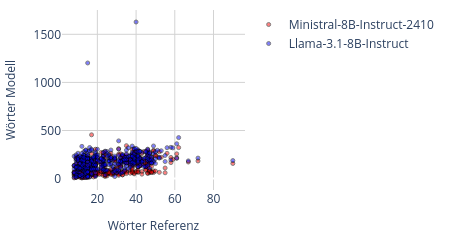

Notebook source saved alongside this figure:
### Markdown cell above
#### Scatter-Plot Anzahl Wörter Modell-/Referenz-Antwort

Gegenüberstellung Anzahl der Wörter zwischen Modell- und Referenz-Antwort als Scatter-Plot

### Code cell
# Scatter-Plot Gegenüberstellung Anzahl Wörter Modell- und Referenz-Antwort
fig = go.Figure()

# Modelle
for i in range(len(models)):
    # Scatter Plot hinzufügen
    fig.add_trace(
        go.Scatter(x=queries_text_text_table_select['answer_word_count'], 
        y=answers_model[i]['answer_word_count'],
        mode='markers',
        marker={'color': model_colors[i], 'size':4, 'opacity': 0.5, 'line':{'width':1, 'color': '#000000'}},
        #opacity=0.5,
        name=models[i])
        #trendline='ols', 
        #trendline_color_override='rgba(255, 0, 0, 1.0)').update_traces(marker={'color': 'rgba(0, 0, 0, 1.0)'})
    )#.update_traces(marker={'color': model_colors[i], 'size': 4, 'opacity': 0.5})#, 'line': {'width': 1}

    print(f'Correlation {models[i]}\n')
    print(stats.pearsonr(queries_text_text_table_select['answer_word_count'], answers_model[i]['answer_word_count']))
    print(stats.spearmanr(queries_text_text_table_select['answer_word_count'], answers_model[i]['answer_word_count']))
    print('')
    
fig.update_yaxes(showgrid=True, gridwidth=1, gridcolor='LightGrey', title={'text': 'Wörter Modell', 'font': {'size': 12}})#, range=[0, 500], range=[0, answers_model[1]['answer_word_count'].max()]
fig.update_xaxes(showgrid=True, gridwidth=1, gridcolor='LightGrey', title={'text': 'Wörter Referenz', 'font': {'size': 12}})

fig.update_layout(
    width=450,
    height=225,
    plot_bgcolor='rgba(255, 255, 255, 1.0)', 
    paper_bgcolor='rgba(255, 255, 255, 1.0)', 
    margin={'l':10, 'b':10, 'r':10, 't':10},
    showlegend=True
)#

fig.show()

### Figure 1 — Plotly figure (JSON) as saved in the notebook; plotly's stock layout.template omitted (floating-point values rounded to 4 significant figures; data arrays with more than 128 entries replaced by an {"elided": "..."} marker saying what was removed)
{"data": [{"marker": {"color": "#FF0000", "line": {"color": "#000000", "width": 1}, "opacity": 0.5, "size": 4}, "mode": "markers", "name": "Ministral-8B-Instruct-2410", "type": "scatter", "x": {"elided": "397 int values"}, "y": {"elided": "397 int values"}}, {"marker": {"color": "#0000FF", "line": {"color": "#000000", "width": 1}, "opacity": 0.5, "size": 4}, "mode": "markers", "name": "Llama-3.1-8B-Instruct", "type": "scatter", "x": {"elided": "397 int values"}, "y": {"elided": "397 int values"}}], "layout": {"height": 225, "margin": {"b": 10, "l": 10, "r": 10, "t": 10}, "paper_bgcolor": "rgba(255, 255, 255, 1.0)", "plot_bgcolor": "rgba(255, 255, 255, 1.0)", "showlegend": true, "width": 450, "xaxis": {"gridcolor": "LightGrey", "gridwidth": 1, "showgrid": true, "title": {"font": {"size": 12}, "text": "Wörter Referenz"}}, "yaxis": {"gridcolor": "LightGrey", "gridwidth": 1, "showgrid": true, "title": {"font": {"size": 12}, "text": "Wörter Modell"}}}}
